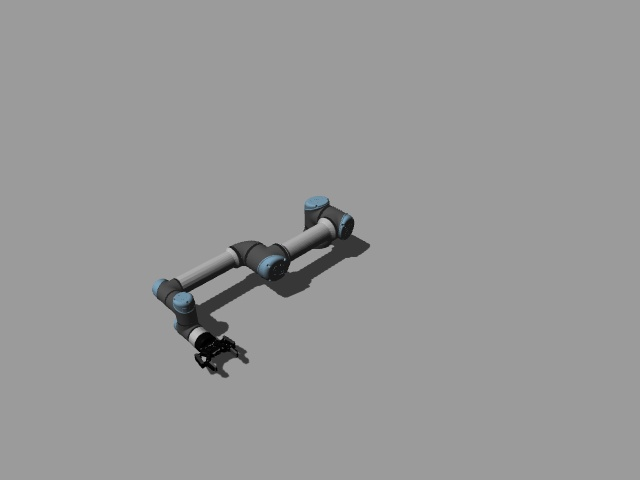
#> input picture xembody/xembody/src/ros_ws/src/gazebo_env/ur5_only_point_cloud/gazebo_img.jpg, 640 x 480 px
$ python image_diff.py
#> lines starting #> are read from the running program, lines starting #| are printed output that depends on the picture
import cv2

image1 = cv2.imread('gazebo_img.jpg')
#> image1 is the input picture: shape (480, 640, 3); mean B, G, R 151.9, 151.8, 151.7
image2 = cv2.imread('img.jpg')
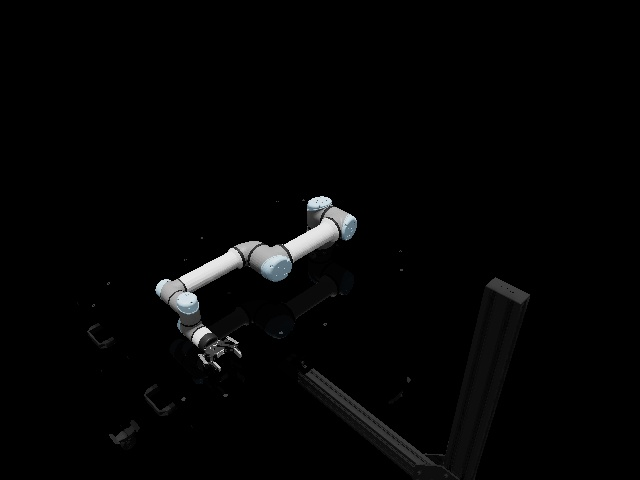
#> input picture xembody/xembody/src/ros_ws/src/gazebo_env/ur5_only_point_cloud/img.jpg, 640 x 480 px
#> image2 is the input picture: shape (480, 640, 3); mean B, G, R 4.8, 4.7, 4.6
image_difference = cv2.absdiff(image1, image2)
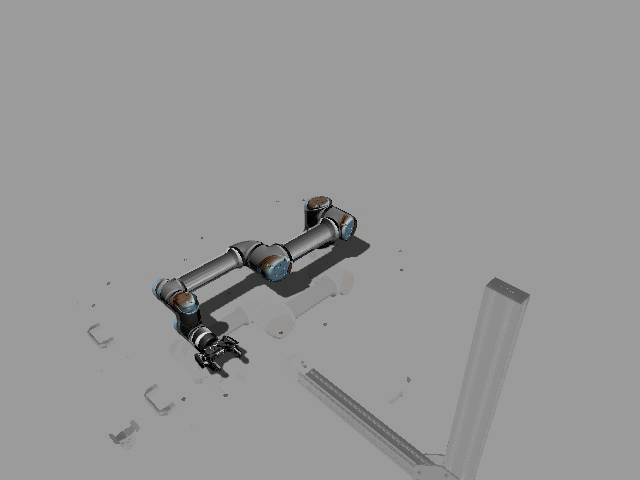
#> image_difference: shape (480, 640, 3); mean B, G, R 150.8, 150.8, 150.8

    # Save the difference image
cv2.imwrite('image_difference.png', image_difference)

# [20 lines of commented-out code are left out]
